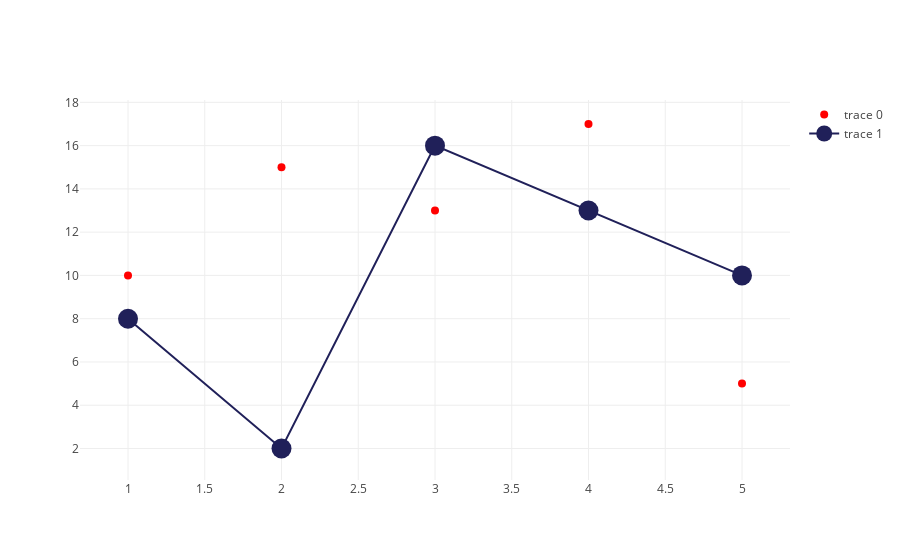

Notebook source saved alongside this figure:
### Markdown cell above
- **mode = (lines, markers, markers+lines)**
- **size**
- **color**
- その他のパラメータは下記を参照
    > example: https://plot.ly/python/line-and-scatter/  
    > ref: https://plot.ly/python/reference/

### Code cell
trace0 = go.Scatter(x=[1, 2, 3, 4, 5],
                    y=[10, 15, 13, 17, 5],
                    mode='markers',
                    marker=dict(size=8,
                                color='red')) 

trace1 = go.Scatter(x=[1, 2, 3, 4, 5],
                    y=[8, 2, 16, 13, 10],
                    mode='markers + lines',
                    marker=dict( size=20,
                                color='#202059'))

data = [trace0, trace1]
iplot(data)

### Figure 1 — Plotly figure (JSON) as saved in the notebook; plotly's stock layout.template omitted (floating-point values rounded to 4 significant figures)
{"data": [{"marker": {"color": "red", "size": 8}, "mode": "markers", "type": "scatter", "uid": "551cd7eb-05a9-4d66-9288-f98e7cee0da3", "visible": true, "x": [1, 2, 3, 4, 5], "y": [10, 15, 13, 17, 5]}, {"marker": {"color": "#202059", "size": 20}, "mode": "markers+lines", "type": "scatter", "uid": "e1d5b0bf-19a4-4a77-b069-44e56d8afb96", "visible": true, "x": [1, 2, 3, 4, 5], "y": [8, 2, 16, 13, 10]}], "layout": {"autosize": true, "xaxis": {"autorange": true, "range": [0.7181, 5.282], "type": "linear"}, "yaxis": {"autorange": true, "range": [0.2705, 18.23], "type": "linear"}}}
